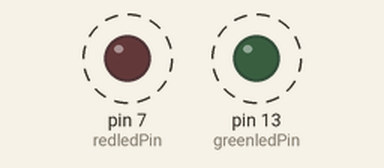
This sketch was run on a simulated Arduino Uno, built with avr-gcc and run on an emulated ATmega328P. On the bench: output pins drawn as LEDs (lit = HIGH). Dashed ring = blinking.

Above: at 0.2 s.
Timing chart, 0 to 4.6 s (numbered marks = the images above):
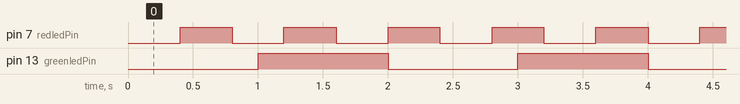

The sketch:

workshop.ino
```cpp
//sketch_blink_2_sets_LEDs
//Blink 2 set of LEDs at different rates
//gammon.com.au/blink

const int redledPin = 7;              //red led pin
const int greenledPin = 13;            //green led pin

//time peroid of blink
const unsigned long redledPininterval = 400;
const unsigned long greenledPininterval = 1000;

//variablle holding the timer value

unsigned long redledPintimer;
unsigned long greenledPintimer;

void setup() {
 pinMode (redledPin, OUTPUT);
 pinMode (greenledPin, OUTPUT);

 redledPintimer = millis ();
 greenledPintimer = millis ();
}

 void toggleredledPin ()
 {
  if (digitalRead (redledPin) == LOW)
     digitalWrite (redledPin, HIGH);
  else
     digitalWrite (redledPin, LOW);

     redledPintimer = millis ();
 }

 void togglegreenledPin () {
  if (digitalRead (greenledPin) == LOW)
    digitalWrite (greenledPin, HIGH);
    else
    digitalWrite (greenledPin, LOW);

       greenledPintimer = millis ();
 }

  void loop ()
  {
  if ( (millis() - greenledPintimer) >= greenledPininterval)  //handling the blink of green led
  togglegreenledPin ();

  if ( (millis () - redledPintimer) >= redledPininterval)
  toggleredledPin ();


}
```

Measured:
- by itself, pin 7 (redledPin): alternates HIGH for 0.40 s and LOW for 0.40 s
- by itself, pin 13 (greenledPin): alternates HIGH for 1.0 s and LOW for 1.0 s
